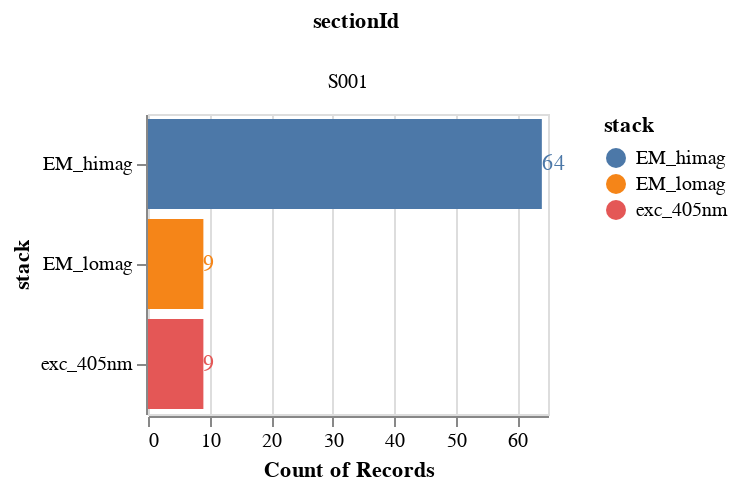

This figure's notebook cell:
### Code cell
# Make tile count DataFrame for plotting / display purposes
source = df_stacks.loc[:, ['sectionId', 'stack', 'z']]
bars = alt.Chart(source).mark_bar().encode(
    x='count()',
    y='stack:N',
    color='stack:N',
)

text = bars.mark_text(
    align='left',
    baseline='middle'
).encode(
    text='count()'
)

alt.layer(bars, text, data=source).properties(
    width=200,
    height=150,
).facet(
    column='sectionId:N'
)

### Figure 1 — Vega-Lite specification as saved in the notebook (floating-point values rounded to 4 significant figures)
{"config": {"view": {"continuousWidth": 300, "continuousHeight": 300}}, "data": {"name": "data-6782173eac75c9ed6d53a4ace63f1de3"}, "facet": {"column": {"field": "sectionId", "type": "nominal"}}, "spec": {"layer": [{"mark": {"type": "bar"}, "encoding": {"color": {"field": "stack", "type": "nominal"}, "x": {"aggregate": "count", "type": "quantitative"}, "y": {"field": "stack", "type": "nominal"}}}, {"mark": {"type": "text", "align": "left", "baseline": "middle"}, "encoding": {"color": {"field": "stack", "type": "nominal"}, "text": {"aggregate": "count", "type": "quantitative"}, "x": {"aggregate": "count", "type": "quantitative"}, "y": {"field": "stack", "type": "nominal"}}}], "height": 150, "width": 200}, "$schema": "https://vega.github.io/schema/vega-lite/v5.16.3.json", "datasets": {"data-6782173eac75c9ed6d53a4ace63f1de3": [{"sectionId": "S001", "stack": "exc_405nm", "z": 0}, {"sectionId": "S001", "stack": "exc_405nm", "z": 0}, {"sectionId": "S001", "stack": "exc_405nm", "z": 0}, {"sectionId": "S001", "stack": "exc_405nm", "z": 0}, {"sectionId": "S001", "stack": "exc_405nm", "z": 0}, {"sectionId": "S001", "stack": "exc_405nm", "z": 0}, {"sectionId": "S001", "stack": "exc_405nm", "z": 0}, {"sectionId": "S001", "stack": "exc_405nm", "z": 0}, {"sectionId": "S001", "stack": "exc_405nm", "z": 0}, {"sectionId": "S001", "stack": "EM_lomag", "z": 0}, {"sectionId": "S001", "stack": "EM_lomag", "z": 0}, {"sectionId": "S001", "stack": "EM_lomag", "z": 0}, {"sectionId": "S001", "stack": "EM_lomag", "z": 0}, {"sectionId": "S001", "stack": "EM_lomag", "z": 0}, {"sectionId": "S001", "stack": "EM_lomag", "z": 0}, {"sectionId": "S001", "stack": "EM_lomag", "z": 0}, {"sectionId": "S001", "stack": "EM_lomag", "z": 0}, {"sectionId": "S001", "stack": "EM_lomag", "z": 0}, {"sectionId": "S001", "stack": "EM_himag", "z": 0}, {"sectionId": "S001", "stack": "EM_himag", "z": 0}, {"sectionId": "S001", "stack": "EM_himag", "z": 0}, {"sectionId": "S001", "stack": "EM_himag", "z": 0}, {"sectionId": "S001", "stack": "EM_himag", "z": 0}, {"sectionId": "S001", "stack": "EM_himag", "z": 0}, {"sectionId": "S001", "stack": "EM_himag", "z": 0}, {"sectionId": "S001", "stack": "EM_himag", "z": 0}, {"sectionId": "S001", "stack": "EM_himag", "z": 0}, {"sectionId": "S001", "stack": "EM_himag", "z": 0}, {"sectionId": "S001", "stack": "EM_himag", "z": 0}, {"sectionId": "S001", "stack": "EM_himag", "z": 0}, {"sectionId": "S001", "stack": "EM_himag", "z": 0}, {"sectionId": "S001", "stack": "EM_himag", "z": 0}, {"sectionId": "S001", "stack": "EM_himag", "z": 0}, {"sectionId": "S001", "stack": "EM_himag", "z": 0}, {"sectionId": "S001", "stack": "EM_himag", "z": 0}, {"sectionId": "S001", "stack": "EM_himag", "z": 0}, {"sectionId": "S001", "stack": "EM_himag", "z": 0}, {"sectionId": "S001", "stack": "EM_himag", "z": 0}, {"sectionId": "S001", "stack": "EM_himag", "z": 0}, {"sectionId": "S001", "stack": "EM_himag", "z": 0}, {"sectionId": "S001", "stack": "EM_himag", "z": 0}, {"sectionId": "S001", "stack": "EM_himag", "z": 0}, {"sectionId": "S001", "stack": "EM_himag", "z": 0}, {"sectionId": "S001", "stack": "EM_himag", "z": 0}, {"sectionId": "S001", "stack": "EM_himag", "z": 0}, {"sectionId": "S001", "stack": "EM_himag", "z": 0}, {"sectionId": "S001", "stack": "EM_himag", "z": 0}, {"sectionId": "S001", "stack": "EM_himag", "z": 0}, {"sectionId": "S001", "stack": "EM_himag", "z": 0}, {"sectionId": "S001", "stack": "EM_himag", "z": 0}, {"sectionId": "S001", "stack": "EM_himag", "z": 0}, {"sectionId": "S001", "stack": "EM_himag", "z": 0}, {"sectionId": "S001", "stack": "EM_himag", "z": 0}, {"sectionId": "S001", "stack": "EM_himag", "z": 0}, {"sectionId": "S001", "stack": "EM_himag", "z": 0}, {"sectionId": "S001", "stack": "EM_himag", "z": 0}, {"sectionId": "S001", "stack": "EM_himag", "z": 0}, {"sectionId": "S001", "stack": "EM_himag", "z": 0}, {"sectionId": "S001", "stack": "EM_himag", "z": 0}, {"sectionId": "S001", "stack": "EM_himag", "z": 0}, {"sectionId": "S001", "stack": "EM_himag", "z": 0}, {"sectionId": "S001", "stack": "EM_himag", "z": 0}, {"sectionId": "S001", "stack": "EM_himag", "z": 0}, {"sectionId": "S001", "stack": "EM_himag", "z": 0}, {"sectionId": "S001", "stack": "EM_himag", "z": 0}, {"sectionId": "S001", "stack": "EM_himag", "z": 0}, {"sectionId": "S001", "stack": "EM_himag", "z": 0}, {"sectionId": "S001", "stack": "EM_himag", "z": 0}, {"sectionId": "S001", "stack": "EM_himag", "z": 0}, {"sectionId": "S001", "stack": "EM_himag", "z": 0}, {"sectionId": "S001", "stack": "EM_himag", "z": 0}, {"sectionId": "S001", "stack": "EM_himag", "z": 0}, {"sectionId": "S001", "stack": "EM_himag", "z": 0}, {"sectionId": "S001", "stack": "EM_himag", "z": 0}, {"sectionId": "S001", "stack": "EM_himag", "z": 0}, {"sectionId": "S001", "stack": "EM_himag", "z": 0}, {"sectionId": "S001", "stack": "EM_himag", "z": 0}, {"sectionId": "S001", "stack": "EM_himag", "z": 0}, {"sectionId": "S001", "stack": "EM_himag", "z": 0}, {"sectionId": "S001", "stack": "EM_himag", "z": 0}, {"sectionId": "S001", "stack": "EM_himag", "z": 0}, {"sectionId": "S001", "stack": "EM_himag", "z": 0}]}}
